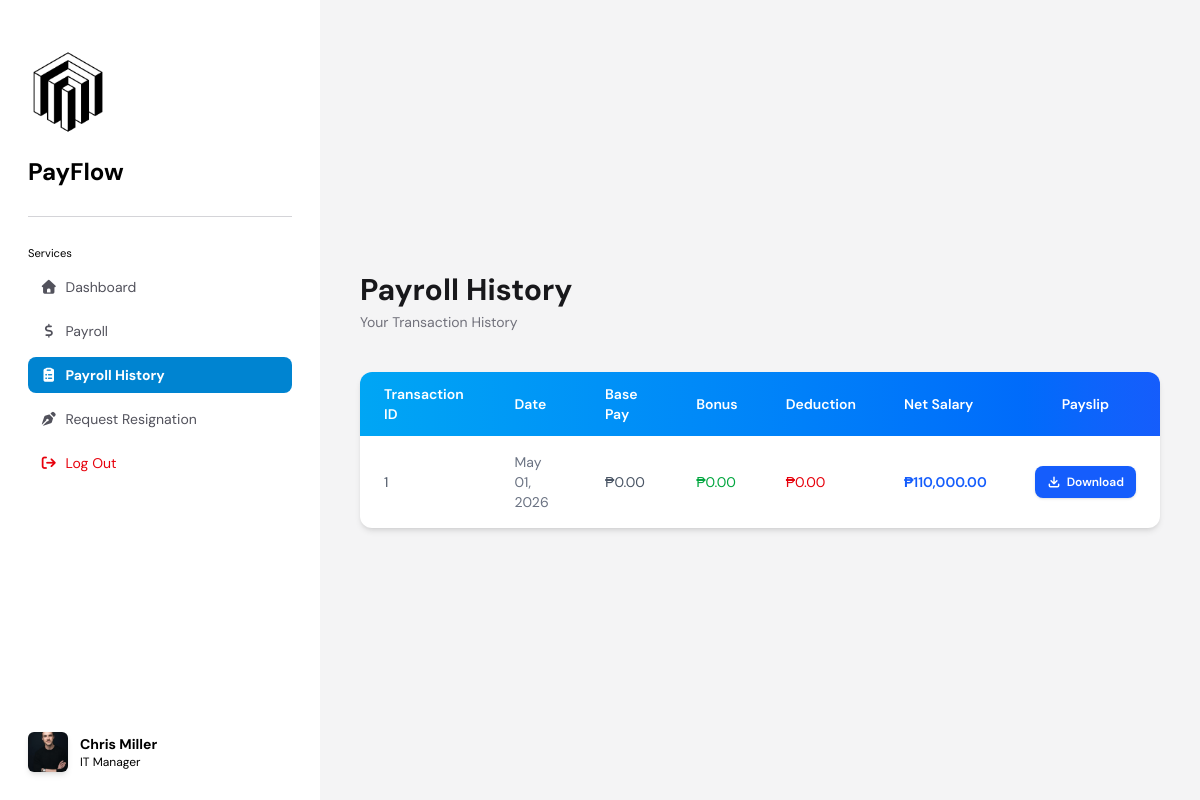
/pages/payrollHistory.php (signed in), run on the app's committed database.
### tables this page shows
CREATE TABLE `salary_history` (
  `transaction_id` int(11) NOT NULL,
  `employee_id` int(11) NOT NULL,
  `salary_id` int(11) NOT NULL,
  `date` date NOT NULL DEFAULT current_timestamp(),
  `salary_amount` int(11) NOT NULL,
  `base_pay` int(15) NOT NULL,
  `bonus` int(15) NOT NULL,
  `deduction` int(15) NOT NULL
);

### src/controllers/getPayrollHistory.php (the view, shortened to what this page needs)
<?php
include('../backend/database.php');
$employeeId = $_SESSION['employeeId'];
if ($isAdmin == 0) {
    $sql = "SELECT sh.transaction_id, sh.employee_id, sh.date, sh.salary_amount,
                    sh.base_pay, sh.bonus, sh.deduction,
                    CONCAT(e.first_name, ' ', e.last_name) as full_name
                FROM salary_history sh
                JOIN employees e ON sh.employee_id = e.employee_id
                WHERE sh.employee_id = ?
                ORDER BY sh.date DESC";
    $stmt = $conn->prepare($sql);
    $stmt->bind_param('i', $employeeId);
    $stmt->execute();
    $query = $stmt->get_result();
    $isEmployeeView = true;
}
if ($query->num_rows == 0) {
    echo "<img src='../assets/images/noHistoryFound.svg' alt='No History Found' class='w-52 relative -left-5 mx-auto'>";
    echo "<h1 class='text-zinc-600 font-medium text-center mt-5'>No history of payroll found.</h1>";
} else {
    $rows = [];
    while ($row = $query->fetch_assoc()) {
        $rows[] = $row;
    }
    echo '
    <div>
        <h1 class="font-bold text-3xl text-zinc-900">Payroll History</h1>
        <p class="text-zinc-500 text-sm mt-1">' . ($isEmployeeView ? 'Your Transaction History' : 'All Employees Transaction History') . '</p>
        <div class="overflow-x-auto bg-white shadow-md rounded-xl mt-10">
            <table class="min-w-full text-sm text-left text-gray-600">
                <thead class="bg-gradient-to-r from-sky-500 to-blue-600 text-white">
                    <tr>
                        <th class="px-6 py-3 font-semibold">Transaction ID</th>';
    echo '
                        <th class="px-6 py-3 font-semibold">Date</th>
                        <th class="px-6 py-3 font-semibold">Base Pay</th>
                        <th class="px-6 py-3 font-semibold">Bonus</th>
                        <th class="px-6 py-3 font-semibold">Deduction</th>
                        <th class="px-6 py-3 font-semibold">Net Salary</th>
                        <th class="px-6 py-3 font-semibold text-center">Payslip</th>
                    </tr>
                </thead>
                <tbody class="divide-y">';
    foreach ($rows as $row) {
        $transactionId = htmlspecialchars($row['transaction_id']);
        $fullNameEsc = htmlspecialchars($row['full_name']);
        $dateFormatted = date("M d, Y", strtotime($row['date']));
        $basePay = number_format($row['base_pay'], 2);
        $bonus = number_format($row['bonus'], 2);
        $deduction = number_format($row['deduction'], 2);
        $netSalary = number_format($row['salary_amount'], 2);
        $dataAttrs = "data-id=\"{$transactionId}\"
                      data-name=\"{$fullNameEsc}\"
                      data-date=\"{$dateFormatted}\"
                      data-base=\"{$basePay}\"
                      data-bonus=\"{$bonus}\"
                      data-deduction=\"{$deduction}\"
                      data-net=\"{$netSalary}\"";
        echo "
            <tr class='hover:bg-blue-50 transition-all border-0'>
                <td class='px-6 py-4'>{$transactionId}</td>";
        echo "
                <td class='px-6 py-4 text-gray-500'>{$dateFormatted}</td>
                <td class='px-6 py-4 text-gray-600'>₱{$basePay}</td>
                <td class='px-6 py-4 text-green-600'>₱{$bonus}</td>
                <td class='px-6 py-4 text-red-600'>₱{$deduction}</td>
                <td class='px-6 py-4 text-blue-600 font-semibold'>₱{$netSalary}</td>
                <td class='px-6 py-4 text-center'>
                    <button {$dataAttrs}
                        onclick='downloadSlip(this)'
                        class='cursor-pointer inline-flex items-center gap-1.5 bg-blue-600 hover:bg-blue-700 active:scale-95 text-white text-xs font-semibold px-3 py-2 rounded-lg transition-all shadow-sm'>
                        <svg xmlns='http://www.w3.org/2000/svg' class='w-3.5 h-3.5' fill='none' viewBox='0 0 24 24' stroke='currentColor' stroke-width='2.5'>
                            <path stroke-linecap='round' stroke-linejoin='round' d='M4 16v2a2 2 0 002 2h12a2 2 0 002-2v-2M7 10l5 5m0 0l5-5m-5 5V4'/>
                        </svg>
                        Download
                    </button>
                </td>
            </tr>";
    }
    echo '
                </tbody>
            </table>
        </div>
    </div>';
}
?>

### pages/payrollHistory.php (style rules this page uses)
* { font-family: 'DM Sans', sans-serif; scrollbar-width: thin; }

### data on the page
salary_history: transaction_id "1", date "May 01, 2026", base_pay "0.00", bonus "0.00", deduction "0.00", salary_amount "110,000.00"

### other printed values
$fullName "Chris Miller"
$_SESSION['posName'] "IT Manager"
